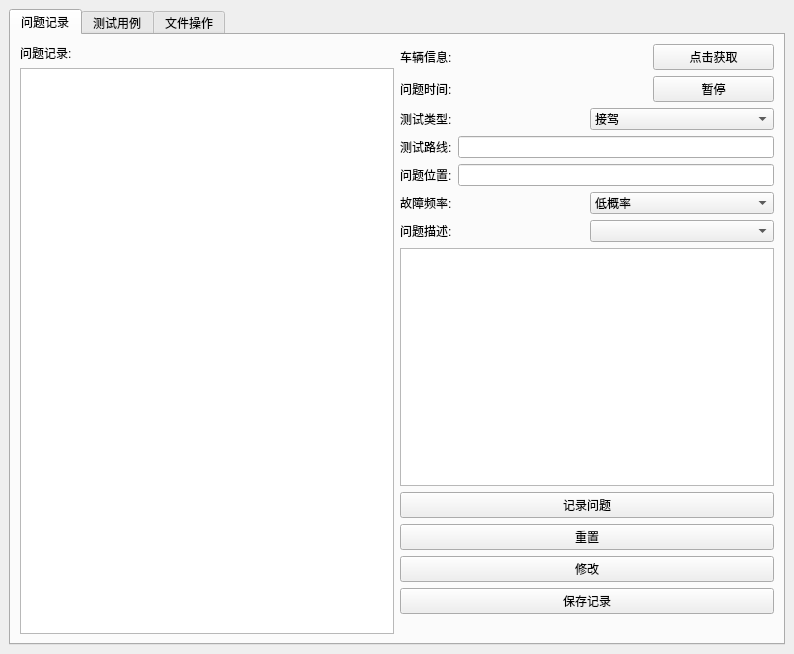
<?xml version="1.0" encoding="UTF-8"?>
<ui version="4.0">
 <class>RecordBug</class>
 <widget class="QMainWindow" name="RecordBug">
  <property name="geometry">
   <rect>
    <x>0</x>
    <y>0</y>
    <width>794</width>
    <height>654</height>
   </rect>
  </property>
  <property name="windowTitle">
   <string>RecordBug</string>
  </property>
  <property name="styleSheet">
   <string notr="true">font: 11pt &quot;Sans Serif&quot;;</string>
  </property>
  <widget class="QWidget" name="centralwidget">
   <property name="styleSheet">
    <string notr="true">font: 10pt &quot;Sans Serif&quot;;</string>
   </property>
   <layout class="QGridLayout" name="gridLayout">
    <item row="0" column="0">
     <widget class="QTabWidget" name="tabWidget">
      <property name="currentIndex">
       <number>0</number>
      </property>
      <widget class="QWidget" name="tab">
       <attribute name="title">
        <string>问题记录</string>
       </attribute>
       <layout class="QGridLayout" name="gridLayout_2">
        <item row="0" column="0">
         <layout class="QHBoxLayout" name="horizontalLayout_9">
          <item>
           <layout class="QVBoxLayout" name="verticalLayout">
            <item>
             <widget class="QLabel" name="label_9">
              <property name="text">
               <string>问题记录:</string>
              </property>
             </widget>
            </item>
            <item>
             <widget class="QListWidget" name="listWidget"/>
            </item>
            <item>
             <layout class="QHBoxLayout" name="horizontalLayout_8"/>
            </item>
           </layout>
          </item>
         </layout>
        </item>
        <item row="0" column="1">
         <layout class="QVBoxLayout" name="verticalLayout_2">
          <item>
           <layout class="QHBoxLayout" name="horizontalLayout">
            <item>
             <widget class="QLabel" name="label">
              <property name="text">
               <string>车辆信息:</string>
              </property>
             </widget>
            </item>
            <item>
             <widget class="QLabel" name="label_17">
              <property name="text">
               <string/>
              </property>
             </widget>
            </item>
            <item>
             <widget class="QPushButton" name="pushButton_20">
              <property name="text">
               <string>点击获取</string>
              </property>
             </widget>
            </item>
           </layout>
          </item>
          <item>
           <layout class="QHBoxLayout" name="horizontalLayout_2">
            <item>
             <widget class="QLabel" name="label_2">
              <property name="text">
               <string>问题时间:</string>
              </property>
             </widget>
            </item>
            <item>
             <widget class="QLabel" name="label_3">
              <property name="text">
               <string/>
              </property>
             </widget>
            </item>
            <item>
             <widget class="QPushButton" name="pushButton_8">
              <property name="text">
               <string>暂停</string>
              </property>
             </widget>
            </item>
           </layout>
          </item>
          <item>
           <layout class="QHBoxLayout" name="horizontalLayout_3">
            <item>
             <widget class="QLabel" name="label_4">
              <property name="text">
               <string>测试类型:</string>
              </property>
             </widget>
            </item>
            <item>
             <widget class="QComboBox" name="comboBox_2">
              <item>
               <property name="text">
                <string>接驾</string>
               </property>
              </item>
              <item>
               <property name="text">
                <string>泊车</string>
               </property>
              </item>
              <item>
               <property name="text">
                <string>跨层</string>
               </property>
              </item>
              <item>
               <property name="text">
                <string>避障</string>
               </property>
              </item>
              <item>
               <property name="text">
                <string>定位</string>
               </property>
              </item>
             </widget>
            </item>
           </layout>
          </item>
          <item>
           <layout class="QHBoxLayout" name="horizontalLayout_4">
            <item>
             <widget class="QLabel" name="label_5">
              <property name="text">
               <string>测试路线:</string>
              </property>
             </widget>
            </item>
            <item>
             <widget class="QLineEdit" name="lineEdit"/>
            </item>
           </layout>
          </item>
          <item>
           <layout class="QHBoxLayout" name="horizontalLayout_5">
            <item>
             <widget class="QLabel" name="label_6">
              <property name="text">
               <string>问题位置:</string>
              </property>
             </widget>
            </item>
            <item>
             <widget class="QLineEdit" name="lineEdit_2"/>
            </item>
           </layout>
          </item>
          <item>
           <layout class="QHBoxLayout" name="horizontalLayout_6">
            <item>
             <widget class="QLabel" name="label_7">
              <property name="text">
               <string>故障频率:</string>
              </property>
             </widget>
            </item>
            <item>
             <widget class="QComboBox" name="comboBox_3">
              <item>
               <property name="text">
                <string>低概率</string>
               </property>
              </item>
              <item>
               <property name="text">
                <string>高概率</string>
               </property>
              </item>
              <item>
               <property name="text">
                <string>普遍出现</string>
               </property>
              </item>
              <item>
               <property name="text">
                <string>偶尔出现</string>
               </property>
              </item>
              <item>
               <property name="text">
                <string>只出现一次</string>
               </property>
              </item>
             </widget>
            </item>
           </layout>
          </item>
          <item>
           <layout class="QVBoxLayout" name="verticalLayout_4">
            <item>
             <layout class="QHBoxLayout" name="horizontalLayout_7">
              <item>
               <widget class="QLabel" name="label_8">
                <property name="text">
                 <string>问题描述:</string>
                </property>
               </widget>
              </item>
              <item>
               <widget class="QComboBox" name="comboBox_4"/>
              </item>
             </layout>
            </item>
            <item>
             <widget class="QPlainTextEdit" name="plainTextEdit"/>
            </item>
           </layout>
          </item>
          <item>
           <widget class="QPushButton" name="pushButton">
            <property name="text">
             <string>记录问题</string>
            </property>
           </widget>
          </item>
          <item>
           <widget class="QPushButton" name="pushButton_2">
            <property name="text">
             <string>重置</string>
            </property>
           </widget>
          </item>
          <item>
           <widget class="QPushButton" name="pushButton_5">
            <property name="text">
             <string>修改</string>
            </property>
           </widget>
          </item>
          <item>
           <widget class="QPushButton" name="pushButton_6">
            <property name="text">
             <string>保存记录</string>
            </property>
           </widget>
          </item>
          <item>
           <layout class="QVBoxLayout" name="verticalLayout_3">
            <item>
             <widget class="QLabel" name="label_10">
              <property name="styleSheet">
               <string notr="true">font: 11pt &quot;Sans Serif&quot;;</string>
              </property>
              <property name="text">
               <string/>
              </property>
             </widget>
            </item>
           </layout>
          </item>
         </layout>
        </item>
       </layout>
      </widget>
      <widget class="QWidget" name="tab_2">
       <attribute name="title">
        <string>测试用例</string>
       </attribute>
       <layout class="QGridLayout" name="gridLayout_4">
        <item row="0" column="1">
         <layout class="QVBoxLayout" name="verticalLayout_5">
          <item>
           <layout class="QVBoxLayout" name="verticalLayout_6">
            <item>
             <widget class="QTableWidget" name="tableWidget">
              <property name="minimumSize">
               <size>
                <width>0</width>
                <height>200</height>
               </size>
              </property>
             </widget>
            </item>
           </layout>
          </item>
          <item>
           <layout class="QVBoxLayout" name="verticalLayout_7">
            <item>
             <layout class="QHBoxLayout" name="horizontalLayout_17">
              <item>
               <widget class="QTextBrowser" name="textBrowser">
               </widget>
              </item>
              <item>
               <widget class="QTextBrowser" name="textBrowser_3"/>
              </item>
              <item>
               <widget class="QTextBrowser" name="textBrowser_2"/>
              </item>
              <item>
               <widget class="QTextBrowser" name="textBrowser_6"/>
              </item>
             </layout>
            </item>
            <item>
             <layout class="QHBoxLayout" name="horizontalLayout_11">
              <item>
               <layout class="QVBoxLayout" name="verticalLayout_9">
                <item>
                 <layout class="QHBoxLayout" name="horizontalLayout_13">
                  <item>
                   <widget class="QPushButton" name="pushButton_11">
                    <property name="text">
                     <string>第一次</string>
                    </property>
                   </widget>
                  </item>
                  <item>
                   <widget class="QPushButton" name="pushButton_12">
                    <property name="text">
                     <string>第二次</string>
                    </property>
                   </widget>
                  </item>
                  <item>
                   <widget class="QPushButton" name="pushButton_13">
                    <property name="text">
                     <string>第三次</string>
                    </property>
                   </widget>
                  </item>
                 </layout>
                </item>
                <item>
                 <widget class="QTextBrowser" name="textBrowser_4"/>
                </item>
                <item>
                 <layout class="QHBoxLayout" name="horizontalLayout_12">
                  <item>
                   <widget class="QPushButton" name="pushButton_15">
                    <property name="text">
                     <string>PASS</string>
                    </property>
                   </widget>
                  </item>
                  <item>
                   <widget class="QPushButton" name="pushButton_10">
                    <property name="text">
                     <string>FAIL</string>
                    </property>
                   </widget>
                  </item>
                 </layout>
                </item>
               </layout>
              </item>
              <item>
               <layout class="QVBoxLayout" name="verticalLayout_8">
                <item>
                 <layout class="QHBoxLayout" name="horizontalLayout_15">
                  <item>
                   <widget class="QLabel" name="label_12">
                    <property name="text">
                     <string>时间:</string>
                    </property>
                   </widget>
                  </item>
                  <item>
                   <widget class="QLabel" name="label_13">
                    <property name="text">
                     <string/>
                    </property>
                   </widget>
                  </item>
                  <item>
                   <widget class="QPushButton" name="pushButton_14">
                    <property name="text">
                     <string>暂停</string>
                    </property>
                   </widget>
                  </item>
                 </layout>
                </item>
                <item>
                 <layout class="QHBoxLayout" name="horizontalLayout_14">
                  <item>
                   <widget class="QLabel" name="label_11">
                    <property name="text">
                     <string>问题描述:</string>
                    </property>
                   </widget>
                  </item>
                  <item>
                   <widget class="QPushButton" name="pushButton_18">
                    <property name="text">
                     <string>添加问题</string>
                    </property>
                   </widget>
                  </item>
                 </layout>
                </item>
                <item>
                 <widget class="QPlainTextEdit" name="plainTextEdit_2"/>
                </item>
               </layout>
              </item>
             </layout>
            </item>
           </layout>
          </item>
          <item>
           <layout class="QHBoxLayout" name="horizontalLayout_16">
            <item>
             <layout class="QHBoxLayout" name="horizontalLayout_19">
              <item>
               <widget class="QPushButton" name="pushButton_7">
                <property name="text">
                 <string>选择测试用例</string>
                </property>
               </widget>
              </item>
              <item>
               <widget class="QComboBox" name="comboBox"/>
              </item>
             </layout>
            </item>
            <item>
             <widget class="QPushButton" name="pushButton_16">
              <property name="text">
               <string>提交</string>
              </property>
             </widget>
            </item>
           </layout>
          </item>
         </layout>
        </item>
       </layout>
      </widget>
      <widget class="QWidget" name="tab_3">
       <attribute name="title">
        <string>文件操作</string>
       </attribute>
       <layout class="QGridLayout" name="gridLayout_3">
        <item row="0" column="0">
         <layout class="QVBoxLayout" name="verticalLayout_10">
          <item>
           <layout class="QVBoxLayout" name="verticalLayout_12">
            <item>
             <widget class="QLabel" name="label_16">
              <property name="text">
               <string/>
              </property>
             </widget>
            </item>
           </layout>
          </item>
          <item>
           <layout class="QHBoxLayout" name="horizontalLayout_10">
            <item>
             <widget class="QPushButton" name="pushButton_3">
              <property name="text">
               <string>拉取最新的DailyBuild</string>
              </property>
             </widget>
            </item>
            <item>
             <widget class="QPushButton" name="pushButton_4">
              <property name="text">
               <string>推送文件到板子中</string>
              </property>
             </widget>
            </item>
            <item>
             <widget class="QPushButton" name="pushButton_9">
              <property name="text">
               <string>拉取板子中的文件</string>
              </property>
             </widget>
            </item>
           </layout>
          </item>
          <item>
           <layout class="QVBoxLayout" name="verticalLayout_11">
            <item>
             <widget class="QLabel" name="label_14">
              <property name="text">
               <string/>
              </property>
             </widget>
            </item>
           </layout>
          </item>
          <item>
           <layout class="QHBoxLayout" name="horizontalLayout_18">
            <item>
             <widget class="QPushButton" name="pushButton_17">
              <property name="text">
               <string>打开rviz/记录bag包</string>
              </property>
             </widget>
            </item>
            <item>
             <widget class="QPushButton" name="pushButton_19">
              <property name="text">
               <string>刷写soc</string>
              </property>
             </widget>
            </item>
           </layout>
          </item>
          <item>
           <layout class="QVBoxLayout" name="verticalLayout_13">
            <item>
             <widget class="QLabel" name="label_15">
              <property name="text">
               <string/>
              </property>
             </widget>
            </item>
           </layout>
          </item>
         </layout>
        </item>
       </layout>
      </widget>
     </widget>
    </item>
   </layout>
  </widget>
 </widget>
 <resources/>
 <connections/>
</ui>
